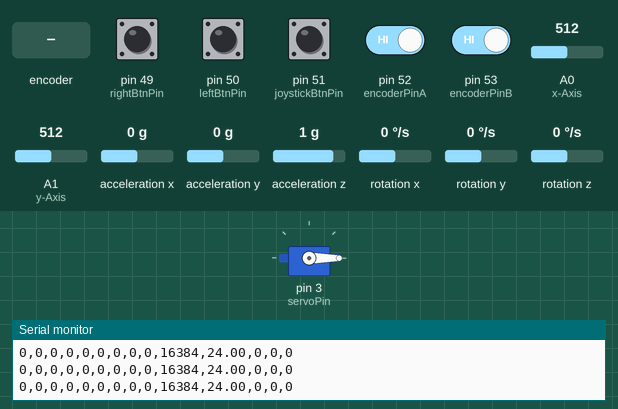
A sketch run on a simulated Arduino Mega 2560, built with avr-gcc and run on an emulated ATmega2560. On the bench: servo, the last lines printed to the serial monitor. Wiring (inferred from the names in the program): MPU-6050 motion sensor at I2C address 0x68. Inputs (shaded band) come from the test bench; at power-on: pin 49 (rightBtnPin), pin 50 (leftBtnPin), pin 51 (joystickBtnPin), pin 52 (encoderPinA), pin 53 (encoderPinB) HIGH, A0 (x-Axis) = 512, A1 (y-Axis) = 512, acceleration x 0 g, acceleration y 0 g, acceleration z 1 g, rotation x 0 °/s, rotation y 0 °/s, rotation z 0 °/s.

Above: at 1.2 s.
1.3 s: rotary encoder on pin 52 (encoderPinA) / pin 53 (encoderPinB) turned 3 steps (first pin leading)
At 2.3 s:
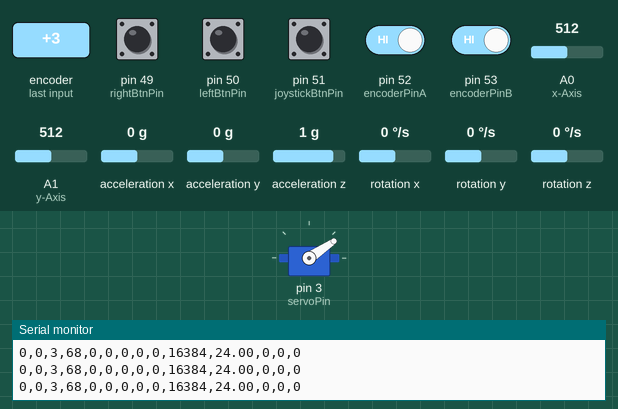
3.4 s: rotary encoder on pin 52 (encoderPinA) / pin 53 (encoderPinB) turned 1 step (first pin leading)
At 3.8 s:
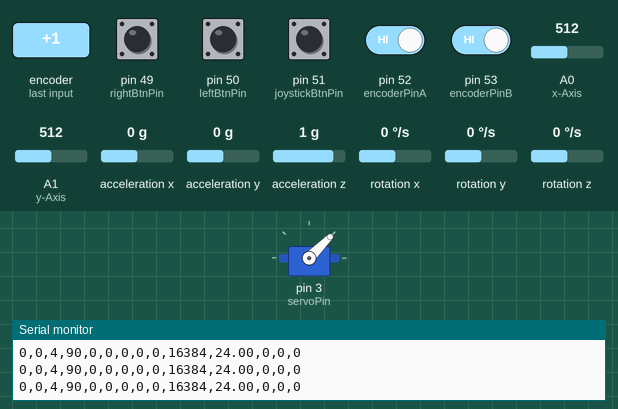
5.1 s: rotary encoder on pin 52 (encoderPinA) / pin 53 (encoderPinB) turned 2 steps (second pin leading)
At 6.5 s:
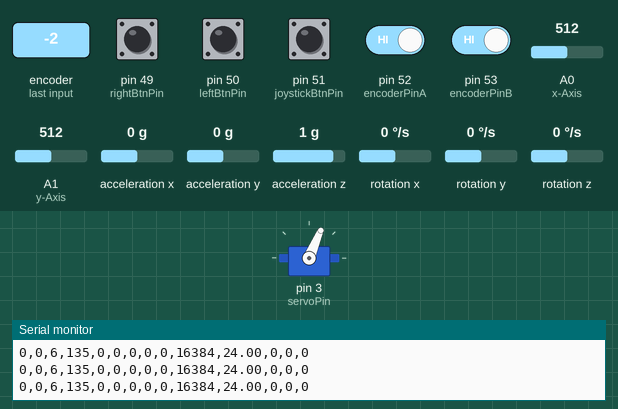
10.0 s: A0 (x-Axis) set to 496
13.0 s: A1 (y-Axis) set to 549
16.0 s: A1 (y-Axis) set to 578
Timing chart, 0 to 19.0 s (numbered marks = the images above; inputs shaded):
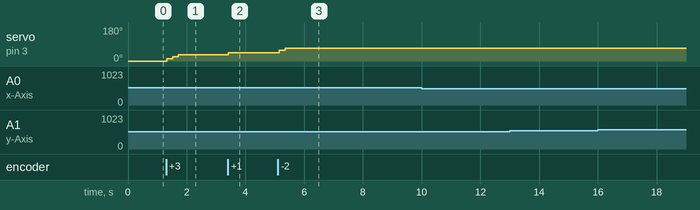

Measured:
- after the input at 1.3 s, servo on pin 3 (servoPin): 0° → 11° at once, → 22° 0.20 s later, → 34° 0.20 s later
- after the input at 3.4 s, servo on pin 3 (servoPin): 34° → 45° at once
- after the input at 5.1 s, servo on pin 3 (servoPin): 45° → 56° after 0.05 s, → 67° 0.20 s later

The sketch:

Tuif2.ino
```cpp
#include<Bounce2.h>
#include<Servo.h>
#include<Wire.h>
//Pins
const int leftBtnPin = 50;
const int rightBtnPin = 49;
const int joystickBtnPin = 51;
const int encoderPinA = 52;
const int encoderPinB = 53;
const int servoPin = 3;
//Vars
int angle = 0;
int encoderPos = 0;
int encoderStepsPerRevolution = 16;
int verticalAim = 0;
int horizontalAim = 0;
int pos = 0;
boolean leftBtn = false;
boolean rightBtn = false;
boolean joystickBtn = false;
boolean encoderALast = LOW; //remembers the previous state of the encoder pin A
Bounce debouncer1 = Bounce();
Bounce debouncer2 = Bounce();
Bounce debouncer3 = Bounce();
boolean previousState1 = false;
boolean switchState1 = false;
boolean previousState2 = false;
boolean switchState2 = false;
boolean previousState3 = false;
boolean switchState3 = false;
Servo myservo;
const int MPU_addr=0x68; // I2C address of the MPU-6050
int16_t AcX,AcY,AcZ,Tmp,GyX,GyY,GyZ;

void setup() {
  // DI
  pinMode(leftBtnPin, INPUT_PULLUP);
  debouncer1.attach(leftBtnPin);
  debouncer1.interval(5);
  pinMode(rightBtnPin, INPUT_PULLUP);
  debouncer2.attach(rightBtnPin);
  debouncer2.interval(5);
  pinMode(joystickBtnPin, INPUT_PULLUP);
  debouncer3.attach(joystickBtnPin);
  debouncer3.interval(5);
  pinMode(encoderPinA, INPUT);
  pinMode(encoderPinB, INPUT);
  digitalWrite(encoderPinA, HIGH);
  digitalWrite(encoderPinB, HIGH);
  // AI
  pinMode(A0, INPUT); //x-Axis
  pinMode(A1, INPUT); //y-Axis
  // AO
  pinMode(servoPin, OUTPUT);
  myservo.attach(servoPin);
  Wire.begin();
  Wire.beginTransmission(MPU_addr);
  Wire.write(0x6B); // PWR_MGMT_1 register
  Wire.write(0); // set to zero (wakes up the MPU-6050)
  Wire.endTransmission(true);
  //Serial.begin(9600);
  Serial.begin(9600);
}

void loop() {
  // Update DIs
  debouncer1.update();
  debouncer2.update();
  debouncer3.update();
  boolean currentState1 = !debouncer1.read();
  boolean currentState2 = !debouncer2.read();
  boolean currentState3 = !debouncer3.read();
  if ((previousState1 == LOW) && (currentState1 == HIGH)) {
    leftBtn = HIGH;
  }
  else
  {
    leftBtn = LOW;
  }

  if ((previousState2 == LOW) && (currentState2 == HIGH)) {
    rightBtn = HIGH;
  }
  else
  {
    rightBtn = LOW;
  }

  if ((previousState3 == LOW) && (currentState3 == HIGH)) {
    joystickBtn = HIGH;
  }
  else
  {
    joystickBtn = LOW;
  }
  previousState1 = currentState1;
  previousState2 = currentState2;
  previousState3 = currentState3;

  boolean encoderA = digitalRead(encoderPinA);
  if ((encoderALast == HIGH) && (encoderA == LOW))
  {
    if (digitalRead(encoderPinB) == LOW)
    {
      encoderPos--;
    }
    else
    {
      encoderPos++;
    }
    //angle = (encoderPos % encoderStepsPerRevolution) * 360 / encoderStepsPerRevolution;
    angle = (((encoderPos % encoderStepsPerRevolution) * 360) + (encoderStepsPerRevolution/2) )/ encoderStepsPerRevolution;
  }
  encoderALast = encoderA;

  // Update AIs
  verticalAim = analogRead(A0);
  horizontalAim = analogRead(A1);

  //Update AO
  //myservo.write(angle);
  myservo.write(map(angle, 0,360,0,180));

  //Read BUS
  Wire.beginTransmission(MPU_addr);
  Wire.write(0x3B); // starting with register 0x3B (ACCEL_XOUT_H)
  Wire.endTransmission(false);
  Wire.requestFrom(MPU_addr,14,true); // request a total of 14 registers

  AcX=Wire.read()<<8|Wire.read(); // 0x3B (ACCEL_XOUT_H) & 0x3C (ACCEL_XOUT_L)
  AcY=Wire.read()<<8|Wire.read(); // 0x3D (ACCEL_YOUT_H) & 0x3E (ACCEL_YOUT_L)
  AcZ=Wire.read()<<8|Wire.read(); // 0x3F (ACCEL_ZOUT_H) & 0x40 (ACCEL_ZOUT_L)
  Tmp=Wire.read()<<8|Wire.read(); // 0x41 (TEMP_OUT_H) & 0x42 (TEMP_OUT_L)
  GyX=Wire.read()<<8|Wire.read(); // 0x43 (GYRO_XOUT_H) & 0x44 (GYRO_XOUT_L)
  GyY=Wire.read()<<8|Wire.read(); // 0x45 (GYRO_YOUT_H) & 0x46 (GYRO_YOUT_L)
  GyZ=Wire.read()<<8|Wire.read(); // 0x47 (GYRO_ZOUT_H) & 0x48 (GYRO_ZOUT_L)

  //Serial Message (verticalAim[-100,100], horizontalAim[-100,100], encoderPos[-32768,32767], angle[-360,360],leftBtn[0,1],rightBtn[0,1],joystickBtn[0,1])
  Serial.print(map(verticalAim, 0, 1023, -100, 100));
  Serial.print(",");
  Serial.print(map(horizontalAim, 0, 1023, -100, 100));
  Serial.print(",");
  Serial.print(encoderPos);
  Serial.print(",");
  Serial.print(angle);
  Serial.print(",");
  Serial.print(leftBtn);
  Serial.print(",");
  Serial.print(rightBtn);
  Serial.print(",");
  Serial.print(joystickBtn);
  Serial.print(",");
  Serial.print(AcX);
  Serial.print(",");
  Serial.print(AcY);
  Serial.print(",");
  Serial.print(AcZ);
  Serial.print(",");
  Serial.print(Tmp/340.00+36.53);
  Serial.print(",");
  Serial.print(GyX);
  Serial.print(",");
  Serial.print(GyY);
  Serial.print(",");
  Serial.println(GyZ);
  //delay(333);
  //delay(10);
}
```
